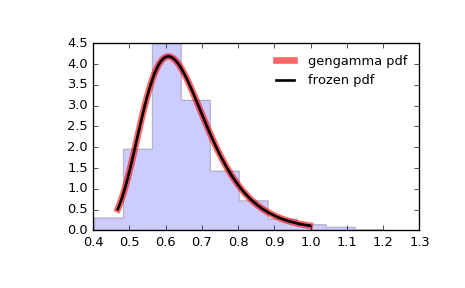

Python code for this plot:
from scipy.stats import gengamma
import matplotlib.pyplot as plt
fig, ax = plt.subplots(1, 1)

# Calculate a few first moments:

a, c = 4.42, -3.12
mean, var, skew, kurt = gengamma.stats(a, c, moments='mvsk')

# Display the probability density function (``pdf``):

x = np.linspace(gengamma.ppf(0.01, a, c),
                gengamma.ppf(0.99, a, c), 100)
ax.plot(x, gengamma.pdf(x, a, c),
       'r-', lw=5, alpha=0.6, label='gengamma pdf')

# Alternatively, the distribution object can be called (as a function)
# to fix the shape, location and scale parameters. This returns a "frozen"
# RV object holding the given parameters fixed.

# Freeze the distribution and display the frozen ``pdf``:

rv = gengamma(a, c)
ax.plot(x, rv.pdf(x), 'k-', lw=2, label='frozen pdf')

# Check accuracy of ``cdf`` and ``ppf``:

vals = gengamma.ppf([0.001, 0.5, 0.999], a, c)
np.allclose([0.001, 0.5, 0.999], gengamma.cdf(vals, a, c))
# True

# Generate random numbers:

r = gengamma.rvs(a, c, size=1000)

# And compare the histogram:

ax.hist(r, normed=True, histtype='stepfilled', alpha=0.2)
ax.legend(loc='best', frameon=False)
plt.show()
